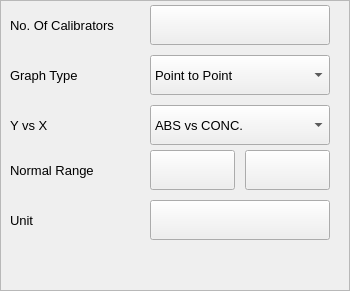
     <widget class="QFrame" name="frame_4">
      <property name="geometry">
       <rect>
        <x>0</x>
        <y>180</y>
        <width>350</width>
        <height>291</height>
       </rect>
      </property>
      <property name="frameShape">
       <enum>QFrame::StyledPanel</enum>
      </property>
      <property name="frameShadow">
       <enum>QFrame::Raised</enum>
      </property>
      <widget class="QLabel" name="label_7">
       <property name="geometry">
        <rect>
         <x>10</x>
         <y>15</y>
         <width>135</width>
         <height>20</height>
        </rect>
       </property>
       <property name="font">
        <font>
         <pointsize>10</pointsize>
        </font>
       </property>
       <property name="text">
        <string>No. Of Calibrators</string>
       </property>
      </widget>
      <widget class="QLabel" name="label_8">
       <property name="geometry">
        <rect>
         <x>10</x>
         <y>65</y>
         <width>135</width>
         <height>20</height>
        </rect>
       </property>
       <property name="font">
        <font>
         <pointsize>10</pointsize>
        </font>
       </property>
       <property name="text">
        <string>Graph Type</string>
       </property>
      </widget>
      <widget class="QLabel" name="label_9">
       <property name="geometry">
        <rect>
         <x>10</x>
         <y>115</y>
         <width>135</width>
         <height>20</height>
        </rect>
       </property>
       <property name="font">
        <font>
         <pointsize>10</pointsize>
        </font>
       </property>
       <property name="text">
        <string>Y vs X</string>
       </property>
      </widget>
      <widget class="QPushButton" name="pushButton_3">
       <property name="geometry">
        <rect>
         <x>150</x>
         <y>5</y>
         <width>180</width>
         <height>40</height>
        </rect>
       </property>
       <property name="font">
        <font>
         <pointsize>10</pointsize>
        </font>
       </property>
       <property name="styleSheet">
        <string notr="true">/*text-align:left</string>
       </property>
       <property name="text">
        <string/>
       </property>
      </widget>
      <widget class="QComboBox" name="comboBox_3">
       <property name="geometry">
        <rect>
         <x>150</x>
         <y>55</y>
         <width>180</width>
         <height>40</height>
        </rect>
       </property>
       <property name="font">
        <font>
         <pointsize>10</pointsize>
        </font>
       </property>
       <item>
        <property name="text">
         <string>Point to Point</string>
        </property>
       </item>
       <item>
        <property name="text">
         <string>Linear</string>
        </property>
       </item>
      </widget>
      <widget class="QComboBox" name="comboBox_4">
       <property name="geometry">
        <rect>
         <x>150</x>
         <y>105</y>
         <width>180</width>
         <height>40</height>
        </rect>
       </property>
       <property name="font">
        <font>
         <pointsize>10</pointsize>
        </font>
       </property>
       <item>
        <property name="text">
         <string>ABS vs CONC.</string>
        </property>
       </item>
       <item>
        <property name="text">
         <string>CONC. vs ABS</string>
        </property>
       </item>
      </widget>
      <widget class="QLabel" name="label_10">
       <property name="geometry">
        <rect>
         <x>10</x>
         <y>160</y>
         <width>111</width>
         <height>20</height>
        </rect>
       </property>
       <property name="font">
        <font>
         <pointsize>10</pointsize>
        </font>
       </property>
       <property name="text">
        <string>Normal Range</string>
       </property>
      </widget>
      <widget class="QPushButton" name="pushButton_4">
       <property name="geometry">
        <rect>
         <x>150</x>
         <y>150</y>
         <width>85</width>
         <height>40</height>
        </rect>
       </property>
       <property name="font">
        <font>
         <pointsize>10</pointsize>
        </font>
       </property>
       <property name="styleSheet">
        <string notr="true">/*text-align:left</string>
       </property>
       <property name="text">
        <string/>
       </property>
      </widget>
      <widget class="QPushButton" name="pushButton_5">
       <property name="geometry">
        <rect>
         <x>245</x>
         <y>150</y>
         <width>85</width>
         <height>40</height>
        </rect>
       </property>
       <property name="font">
        <font>
         <pointsize>10</pointsize>
        </font>
       </property>
       <property name="styleSheet">
        <string notr="true">/*text-align:left</string>
       </property>
       <property name="text">
        <string/>
       </property>
      </widget>
      <widget class="QPushButton" name="pushButton_6">
       <property name="geometry">
        <rect>
         <x>150</x>
         <y>200</y>
         <width>180</width>
         <height>40</height>
        </rect>
       </property>
       <property name="font">
        <font>
         <pointsize>10</pointsize>
        </font>
       </property>
       <property name="styleSheet">
        <string notr="true">/*text-align:left</string>
       </property>
       <property name="text">
        <string/>
       </property>
      </widget>
      <widget class="QLabel" name="label_11">
       <property name="geometry">
        <rect>
         <x>10</x>
         <y>210</y>
         <width>135</width>
         <height>20</height>
        </rect>
       </property>
       <property name="font">
        <font>
         <pointsize>10</pointsize>
        </font>
       </property>
       <property name="text">
        <string>Unit</string>
       </property>
      </widget>
     </widget>
